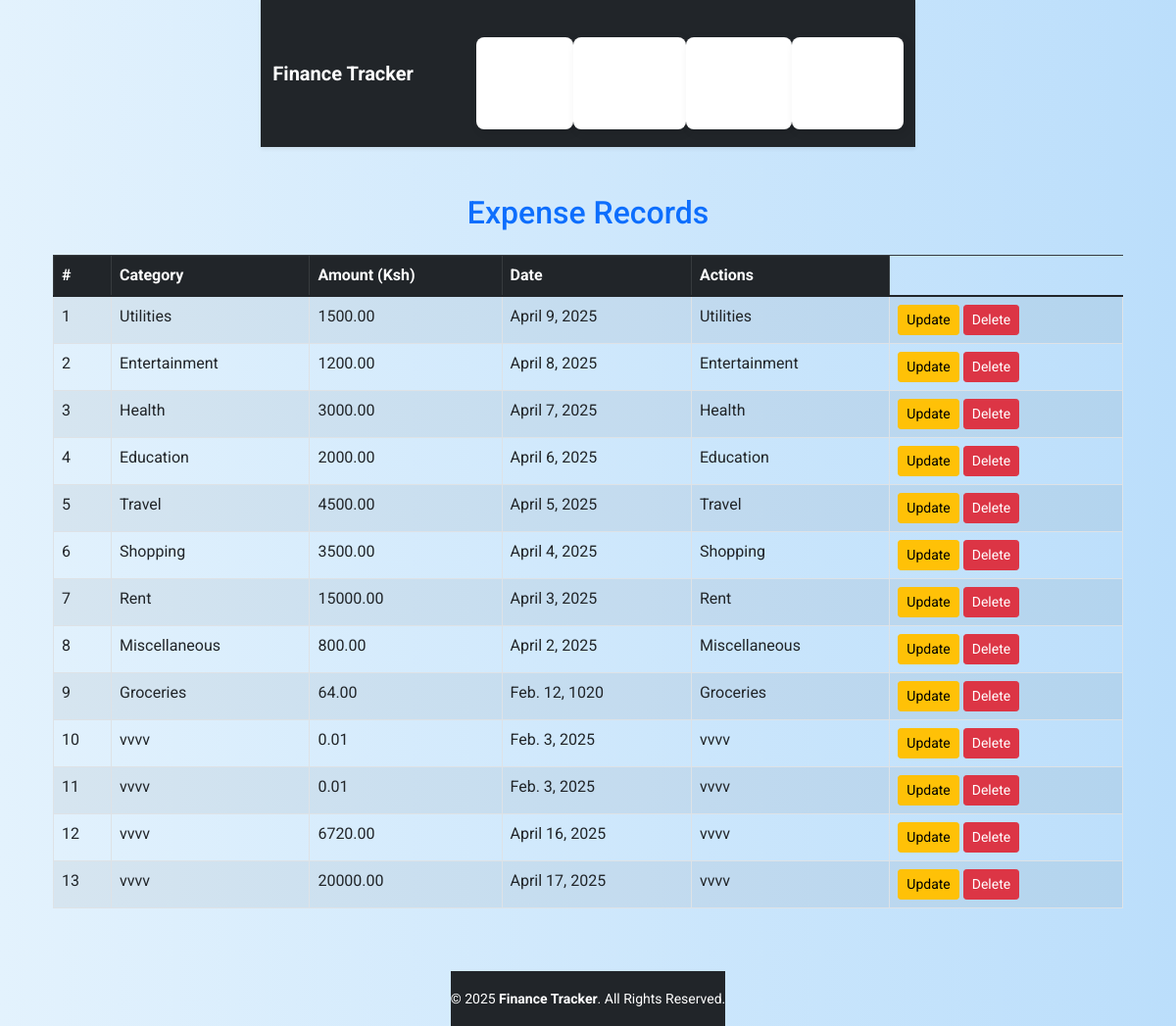
Before: /expense/ with the older database file.
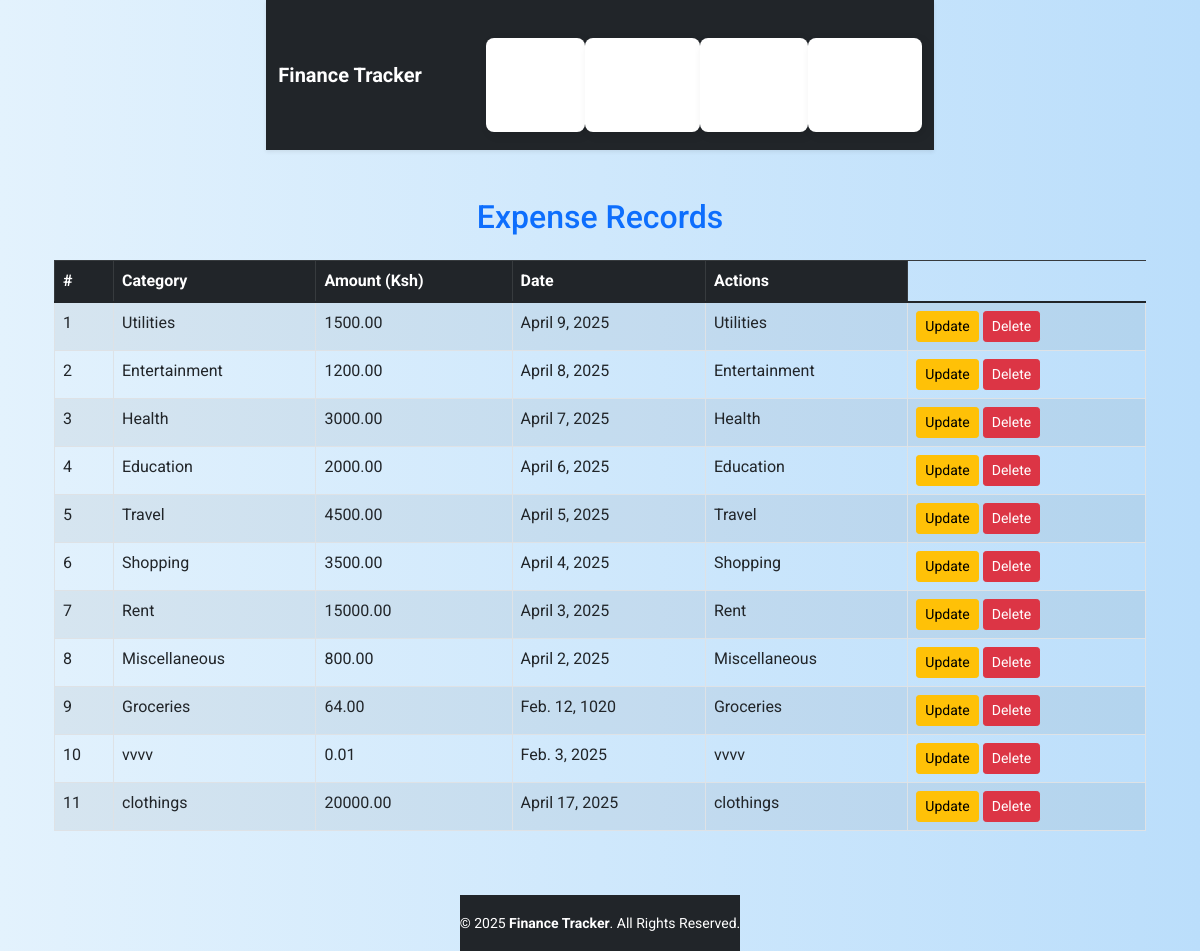
After: the same page with the newer database file.
### tracker/models.py (models this page shows, shortened)
class Expense(models.Model):
    category = models.CharField(max_length=100)
    amount = models.DecimalField(max_digits=10, decimal_places=2)
    date = models.DateField()
    description = models.TextField(blank=True, null=True)

### tracker/views.py (the view)
# urls.py: path('expense/', views.expense_list, name='expense_list'),
def expense_list(request):
    expenses = Expense.objects.all()
    return render(request, 'tracker/expense_list.html', {'expenses': expenses})

### tracker/templates/tracker/expense_list.html (shortened to what this page needs)
{% extends "base.html" %}
{% block content %}
<div class="container">
    <h2 class="text-center text-primary mb-4">Expense Records</h2>
    {% if expenses %}
        <div class="table-responsive">
            <table class="table table-striped table-bordered">
                <thead class="table-dark">
                    <tr>
                        <th>#</th>
                        <th>Category</th>
                        <th>Amount (Ksh)</th>
                        <th>Date</th>
                        <th>Actions</th>
                    </tr>
                </thead>
                <tbody>
                    {% for expense in expenses %}
                        <tr>
                            <td>{{ forloop.counter }}</td>
                            <td>{{ expense.category }}</td>
                            <td>{{ expense.amount }}</td>
                            <td>{{ expense.date }}</td>
                            <td>{{expense.category}}</td>
                            <td>
                               <a href="{% url 'tracker:update_expense' expense.id %}" class="btn btn-warning btn-sm">Update</a>
                               <a href="{% url 'tracker:delete_expense' expense.id %}" class="btn btn-danger btn-sm">Delete</a>
                          </td>
                        </tr>
                    {% endfor %}
                </tbody>
            </table>
        </div>
    {% else %}
        <div class="alert alert-warning text-center" role="alert">
            No expense records found.
        </div>
    {% endif %}
</div>
{% endblock %}

Changed rows visible on the page:
removed Expense: category "vvvv", amount "0.01", date "Feb. 3, 2025"
removed Expense: category "vvvv", amount "6720.00", date "April 16, 2025"
removed Expense: category "vvvv", amount "20000.00", date "April 17, 2025"
added Expense: category "clothings", amount "20000.00", date "April 17, 2025"
